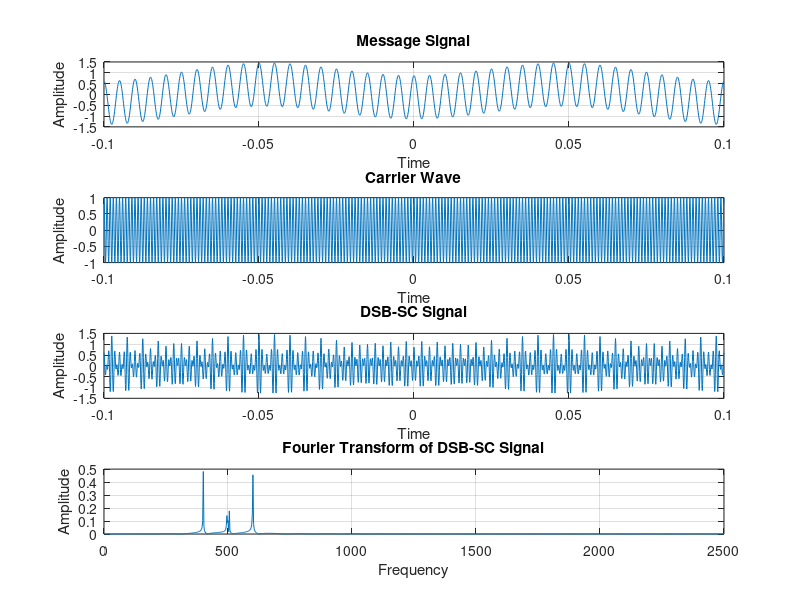
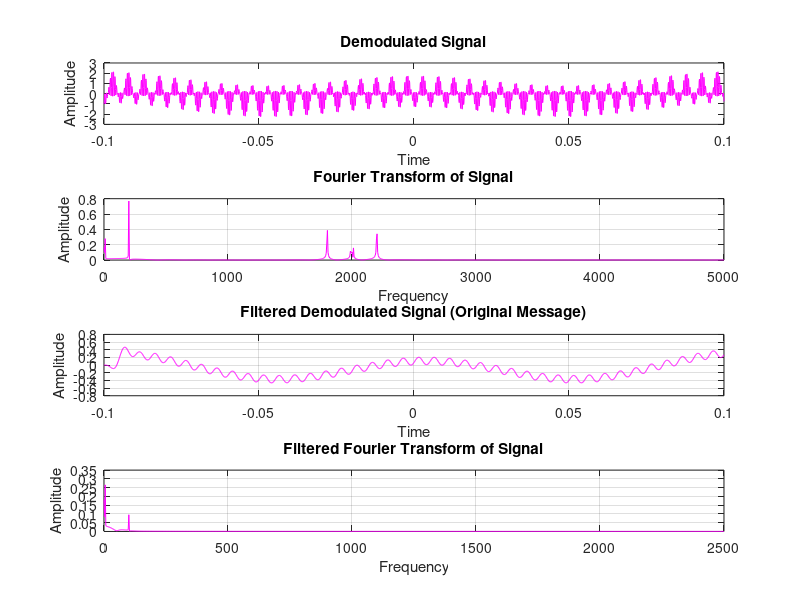

Source code (MATLAB) for these figures, in order:
#Jamie Juntorn Thiantanukij 2021610213
#Last Three digits 213 (200, 10, 3)
#pkg load signal

function moddemod = project
  
    %Variables 
  Fc = 1000; #Carrier Frequency
  Fs = Fc*10; #sampling frequency
  Fm1 = 200; #Message Signal 1
  Fm2 = 10; #Message Signal 2
  Fm3 = 3; #Message Signal 3
  ET = 0.1; # End-Time
  t = -0.1:1/Fs:ET; #Time vector
  A =  1;  #Modulation Index
  
    % Equation stuff
  mt = cos(2*pi*Fm1*t) - (1/3)*cos(2*pi*Fm2*t) + (1/5)*cos(2*pi*Fm3*t); #message signal
  cw = A.*(cos(2*pi*Fc*t)); #carrier wave
  xt = mt.*cw; #modded signal
  
  %-----------Modding-------------
  
  %Graph 1
  figure(1);
  subplot(4,1,1)
  plot(t,mt);
  xlabel('Time'), ylabel('Amplitude'); #Message Signal
  grid on
  title('Message Signal')
  
  
  %Graph 2
  figure(1);
  subplot(4,1,2)
  plot(t,cw);
  xlabel('Time'), ylabel('Amplitude'); #Carrier Wave
  grid on
  title('Carrier Wave')
  
  
  %Graph 3
  figure(1);
  subplot(4,1,3)
  grid on;
  plot(t,xt);
  xlabel('Time'), ylabel('Amplitude'); #DSB-SC Signal
  grid on
  title('DSB-SC Signal')

  
  %Graph 4
#  L = length(mt);
  L = length(xt);
  NFFT = 2^nextpow2(L);
#  y_fft = 2*abs(fft(mt,NFFT)/L);
  y_fft = 2*abs(fft(xt,NFFT)/L);
  
  freq = Fs/4*linspace(0,1,NFFT/2+1);
 #freq = Fs/2*linspace(0,1,NFFT/2+1);

  figure(1);
  subplot(4,1,4) #Fourier
  plot(freq,y_fft(1:NFFT/2+1)); 
  grid on
  xlabel('Frequency');
  ylabel('Amplitude');
#  title('Fourier Transform of Message Signal')
  title('Fourier Transform of DSB-SC Signal')


  %------------Channel Distortion----------------
  
  hf = exp(-2i*pi*5*t)+exp(-2i*pi*30*t); #channel charac
  xf = fft(xt); #fast fourier transform -> freq domain
  yf = xf.*hf; #Matrix multiplication 
  yt = ifft(yf); #inverse fourier transform -> time domain
  
    % uncomment to see the graph 
#  figure(3);
#  subplot(4,1,1);
#  plot(t,hf); grid on; title("H(f)")
  
#  figure(3);
#  subplot(4,1,2);
#  plot(t,xf); grid on; title("X(f)")
  
#  figure(3);
#  subplot(4,1,3);
#  plot(t,yf); grid on; title("Y(f)")
  
#  figure(3);
#  subplot(4,1,4);
#  plot(t,yt); grid on; title("Y(t)")
  
  
 %------------Demodding----------------
 
  %Graph 1
  vt = yt.*cw;
  figure(2);
  subplot(4,1,1)
  plot(t,vt,'m');
  xlabel('Time'), ylabel('Amplitude');
  title('Demodulated Signal');
 
 
  %Graph 2
  fvt = vt;
  L = length(fvt);
  NFFT = 2^nextpow2(L);
  y_fft = 2*abs(fft(fvt,NFFT)/L);
  freq = Fs/2*linspace(0,1,NFFT/2+1);
#  freq = Fs*linspace(0,1,NFFT/2+1);
  figure(2);
  subplot(4,1,2)
  plot(freq,y_fft(1:NFFT/2+1),'m'); 
  grid on
  xlabel('Frequency');
  ylabel('Amplitude');
  title('Fourier Transform of Signal');
  
 #LPF
  
  %Graph 3
  Fs1 = Fs/2;
  [b,a]=butter ( 4, 120 / Fs1);
  filtered = filter(b,a,vt);
  figure(2);
  subplot(4,1,3)
  plot(t,filtered,'m'); 
  grid on
  xlabel('Time');
  ylabel('Amplitude');
  title('Filtered Demodulated Signal (Original Message)');

  
  %Graph 4
  [b,a]=butter ( 4, 120 / Fs1);
  filtered = filter(b,a,fvt);
  L = length(filtered );
  NFFT = 2^nextpow2(L);
  y_fft = 2*abs(fft(filtered ,NFFT)/L);
#  freq = Fs*linspace(0,1,NFFT/2+1);
#  freq = Fs/2*linspace(0,1,NFFT/2+1);
  freq = Fs/4*linspace(0,1,NFFT/2+1);
  subplot(4,1,4)
  plot(freq,y_fft(1:NFFT/2+1),'m'); 
  grid on
  xlabel('Frequency');
  ylabel('Amplitude');
  title('Filtered Fourier Transform of Signal');
 
endfunction
